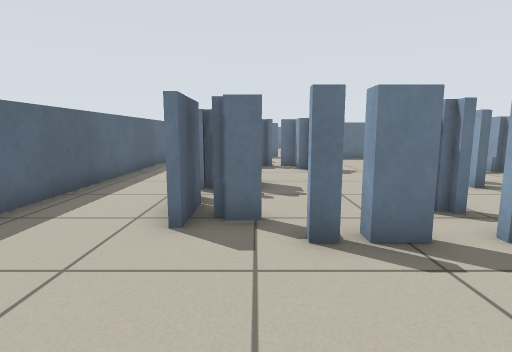
View 1 (above)

24 first-person views from a walk through a world built for the Player/Stage simulator. The camera is 0.71 m above the floor, tilts 8° down and sees 80° across. The lines on the ground mark 1 m squares. The floor is counted in squares, 0.5 m on a side. Each view is taken from the middle of a square. On the plan, view 1 faces up. The plan holds only what a view shows up to about 14 squares ahead; the rest is blank. The place goes on beyond the plan. Robots are left out.

View 2
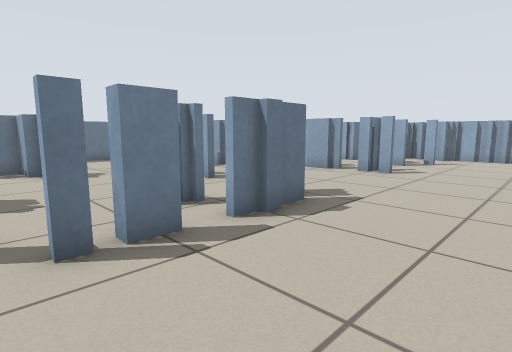

View 3
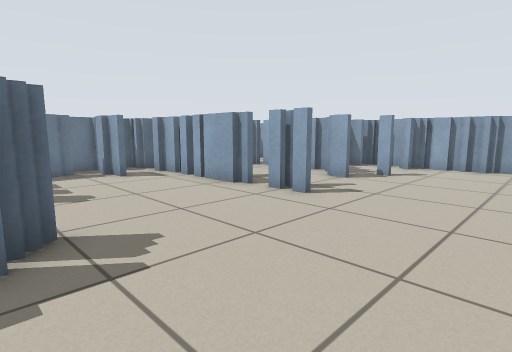

View 4
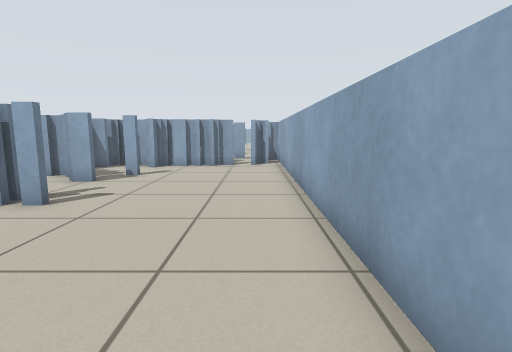

View 5
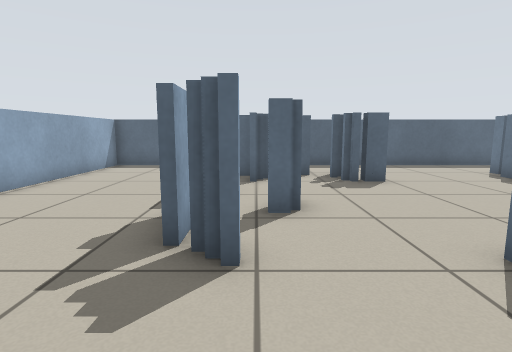

View 6
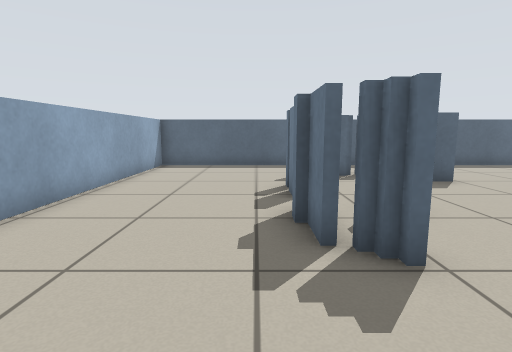

View 7
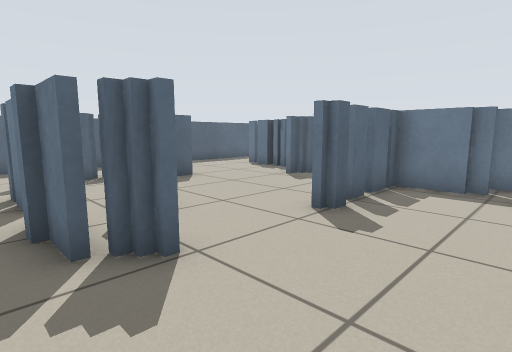

View 8
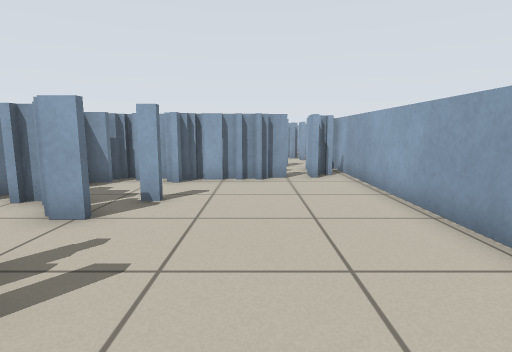

View 9
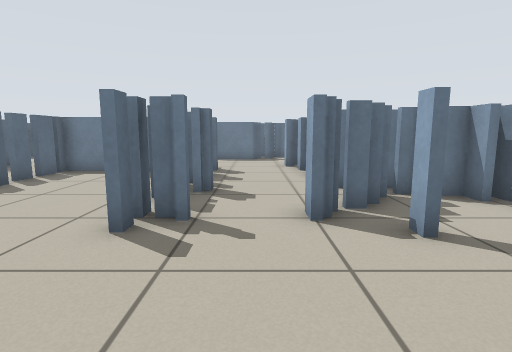

View 10
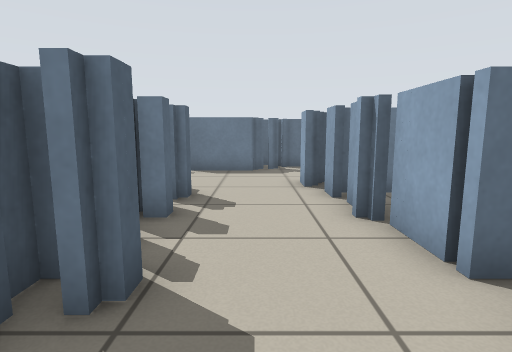

View 11
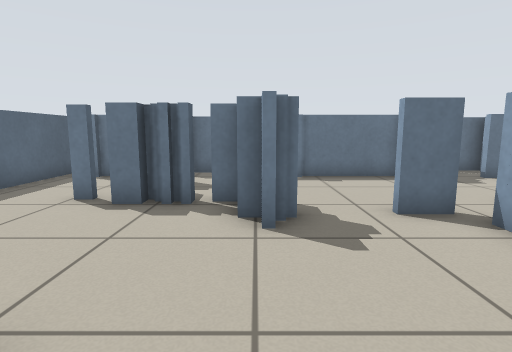

View 12
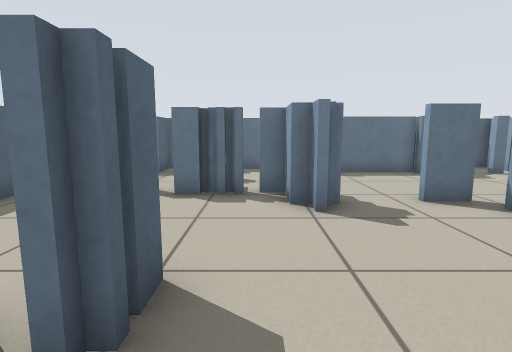

View 13
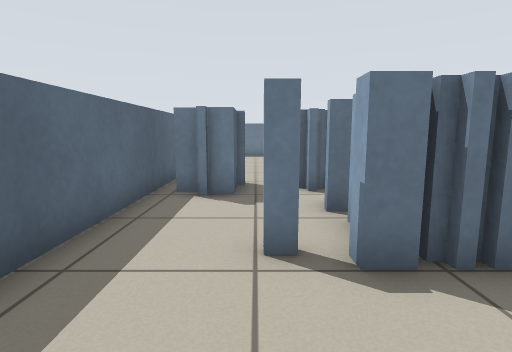

View 14
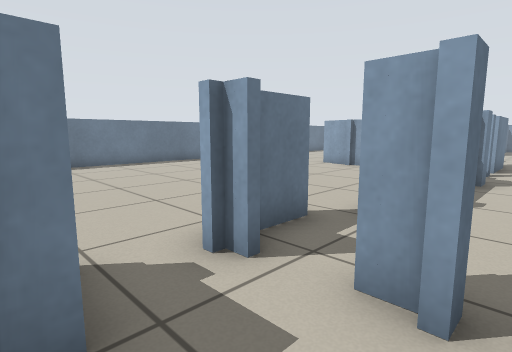

View 15
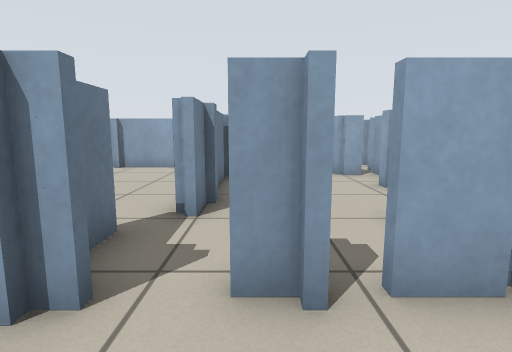

View 16
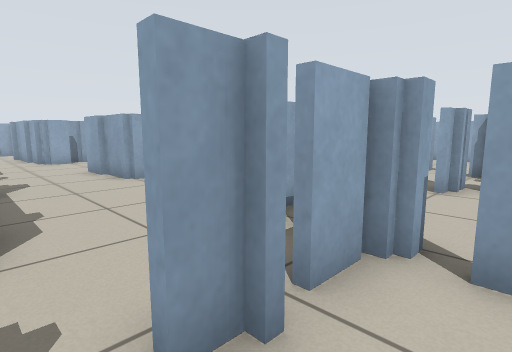

View 17
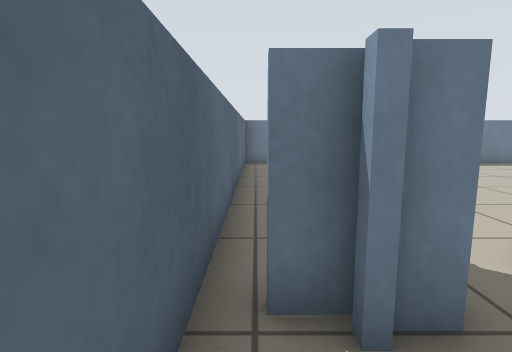

View 18
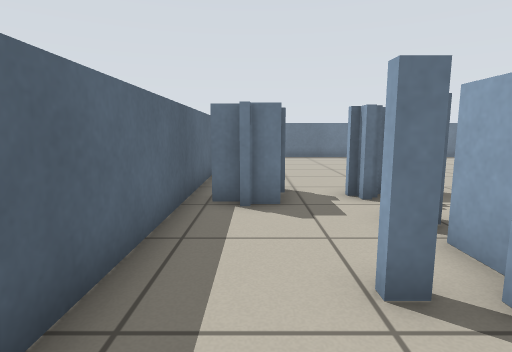

View 19
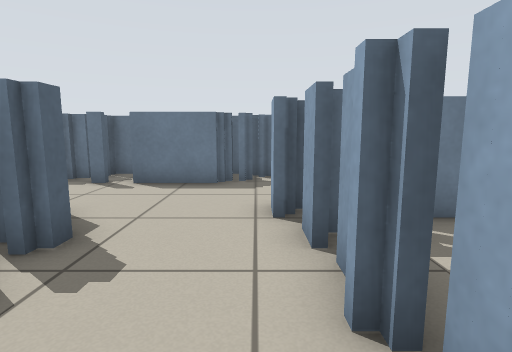

View 20
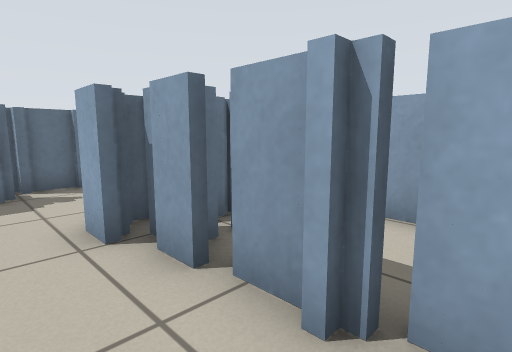

View 21
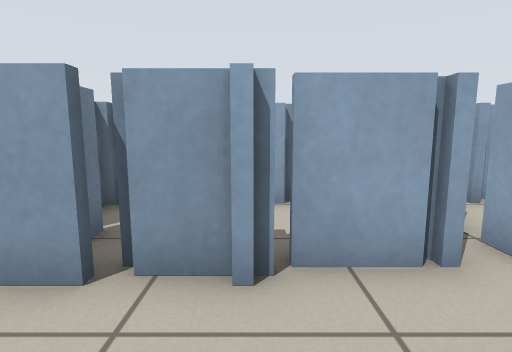

View 22
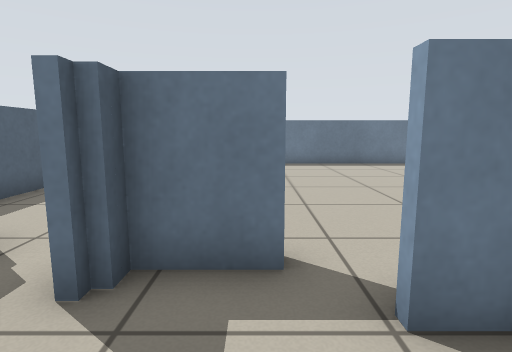

View 23
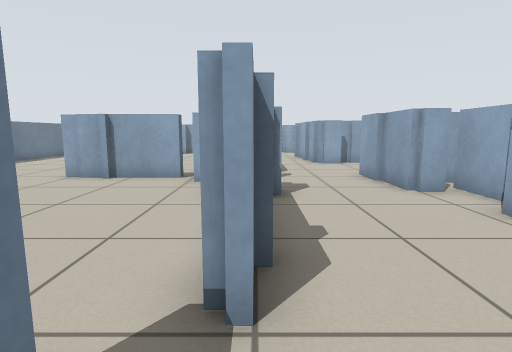

View 24
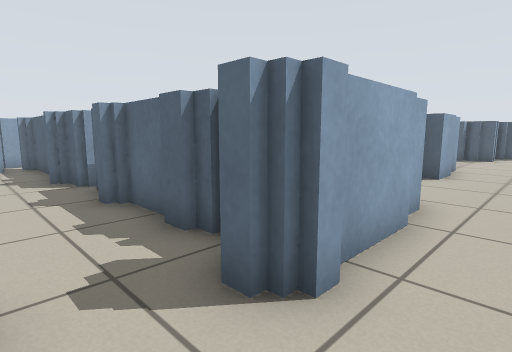

### Floor plan
Key: @ floor where view 1 was taken; # wall or solid block; x gap in a wall; . floor; T thing the floor can be seen under or through.
Columns run from 5 left of view 1 to 22 right of it. Each row starts with its distance up from view 1.
 23 #. ........ ...#
 22 #. ............#
 21 #..............#
 20 #..............# ..
 19 #. ...........######
 18 #.#x###..... #### ###
 17 #x#.x...############.
 16 #...##................... .
 15 #....x....................
 14 #..TTT.............######..
 13 #.. TTT#....#####..######..
 12 #......#..#######...##.##..
 11 #..........# .###...#..#...
 10 #..........x....#...x..##..
  9 #..........x....#...# .##.
  8 #...##.....#....##..####..
  7 #...x...........##..#####.
  6 #...#...........x..##..##.
  5 #...#T..TT......#..#...##.
  4 #.....TTTTT#........#..##.
  3 #......................##.
  2 #......................###
  1 #.......................##.#
  0 #....@..................####
 -1 ###########################

Where each view was taken, in squares from view 1:
view 1: 0 up, 0 right, facing up
view 2: 0 up, 0 right, facing up-right
view 3: 0 up, 5 right, facing up-right
view 4: 0 up, 5 right, facing right
view 5: 5 up, 9 right, facing left
view 6: 3 up, 9 right, facing left
view 7: 3 up, 9 right, facing up-left
view 8: 2 up, 9 right, facing right
view 9: 0 up, 13 right, facing up
view 10: 5 up, 13 right, facing up
view 11: 7 up, 2 right, facing up
view 12: 6 up, 1 right, facing up
view 13: 10 up, 2 left, facing up
view 14: 15 up, 3 left, facing up-right
view 15: 16 up, 3 left, facing right
view 16: 17 up, 2 left, facing down-right
view 17: 15 up, 4 left, facing up
view 18: 11 up, 3 left, facing up
view 19: 8 up, 14 right, facing up
view 20: 9 up, 13 right, facing up-right
view 21: 10 up, 12 right, facing right
view 22: 15 up, 1 right, facing up
view 23: 17 up, 0 right, facing right
view 24: 16 up, 21 right, facing down-left
